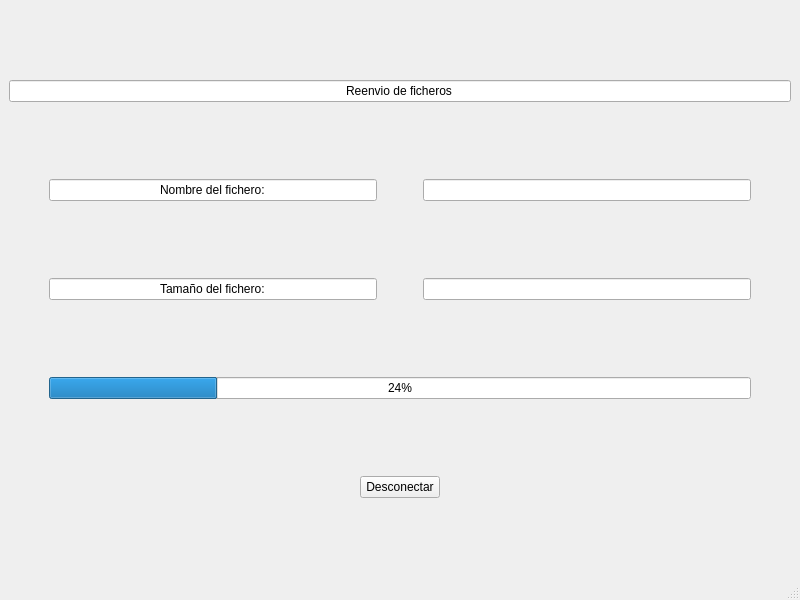
<?xml version="1.0" encoding="UTF-8"?>
<ui version="4.0">
 <class>transfers</class>
 <widget class="QMainWindow" name="transfers">
  <property name="geometry">
   <rect>
    <x>0</x>
    <y>0</y>
    <width>800</width>
    <height>600</height>
   </rect>
  </property>
  <property name="windowTitle">
   <string>MainWindow</string>
  </property>
  <widget class="QWidget" name="centralwidget">
   <layout class="QVBoxLayout" name="verticalLayout">
    <item>
     <widget class="QLineEdit" name="lineEdit">
      <property name="text">
       <string>Reenvio de ficheros</string>
      </property>
      <property name="alignment">
       <set>Qt::AlignCenter</set>
      </property>
      <property name="readOnly">
       <bool>true</bool>
      </property>
     </widget>
    </item>
    <item>
     <layout class="QHBoxLayout" name="horizontalLayout">
      <item>
       <spacer name="horizontalSpacer">
        <property name="orientation">
         <enum>Qt::Horizontal</enum>
        </property>
        <property name="sizeType">
         <enum>QSizePolicy::Fixed</enum>
        </property>
        <property name="sizeHint" stdset="0">
         <size>
          <width>40</width>
          <height>20</height>
         </size>
        </property>
       </spacer>
      </item>
      <item>
       <widget class="QLineEdit" name="lineEdit_2">
        <property name="text">
         <string>Nombre del fichero:</string>
        </property>
        <property name="alignment">
         <set>Qt::AlignCenter</set>
        </property>
        <property name="readOnly">
         <bool>true</bool>
        </property>
       </widget>
      </item>
      <item>
       <spacer name="horizontalSpacer_2">
        <property name="orientation">
         <enum>Qt::Horizontal</enum>
        </property>
        <property name="sizeType">
         <enum>QSizePolicy::Fixed</enum>
        </property>
        <property name="sizeHint" stdset="0">
         <size>
          <width>40</width>
          <height>20</height>
         </size>
        </property>
       </spacer>
      </item>
      <item>
       <widget class="QLineEdit" name="lineEdit_3">
        <property name="alignment">
         <set>Qt::AlignCenter</set>
        </property>
        <property name="readOnly">
         <bool>true</bool>
        </property>
       </widget>
      </item>
      <item>
       <spacer name="horizontalSpacer_3">
        <property name="orientation">
         <enum>Qt::Horizontal</enum>
        </property>
        <property name="sizeType">
         <enum>QSizePolicy::Fixed</enum>
        </property>
        <property name="sizeHint" stdset="0">
         <size>
          <width>40</width>
          <height>20</height>
         </size>
        </property>
       </spacer>
      </item>
     </layout>
    </item>
    <item>
     <layout class="QHBoxLayout" name="horizontalLayout_3">
      <item>
       <spacer name="horizontalSpacer_6">
        <property name="orientation">
         <enum>Qt::Horizontal</enum>
        </property>
        <property name="sizeType">
         <enum>QSizePolicy::Fixed</enum>
        </property>
        <property name="sizeHint" stdset="0">
         <size>
          <width>40</width>
          <height>20</height>
         </size>
        </property>
       </spacer>
      </item>
      <item>
       <widget class="QLineEdit" name="lineEdit_4">
        <property name="text">
         <string>Tamaño del fichero:</string>
        </property>
        <property name="alignment">
         <set>Qt::AlignCenter</set>
        </property>
        <property name="readOnly">
         <bool>true</bool>
        </property>
       </widget>
      </item>
      <item>
       <spacer name="horizontalSpacer_7">
        <property name="orientation">
         <enum>Qt::Horizontal</enum>
        </property>
        <property name="sizeType">
         <enum>QSizePolicy::Fixed</enum>
        </property>
        <property name="sizeHint" stdset="0">
         <size>
          <width>40</width>
          <height>20</height>
         </size>
        </property>
       </spacer>
      </item>
      <item>
       <widget class="QLineEdit" name="lineEdit_5">
        <property name="alignment">
         <set>Qt::AlignCenter</set>
        </property>
        <property name="readOnly">
         <bool>true</bool>
        </property>
       </widget>
      </item>
      <item>
       <spacer name="horizontalSpacer_8">
        <property name="orientation">
         <enum>Qt::Horizontal</enum>
        </property>
        <property name="sizeType">
         <enum>QSizePolicy::Fixed</enum>
        </property>
        <property name="sizeHint" stdset="0">
         <size>
          <width>40</width>
          <height>20</height>
         </size>
        </property>
       </spacer>
      </item>
     </layout>
    </item>
    <item>
     <layout class="QHBoxLayout" name="horizontalLayout_2">
      <item>
       <spacer name="horizontalSpacer_5">
        <property name="orientation">
         <enum>Qt::Horizontal</enum>
        </property>
        <property name="sizeType">
         <enum>QSizePolicy::Fixed</enum>
        </property>
        <property name="sizeHint" stdset="0">
         <size>
          <width>40</width>
          <height>20</height>
         </size>
        </property>
       </spacer>
      </item>
      <item>
       <widget class="QProgressBar" name="progressBar">
        <property name="sizePolicy">
         <sizepolicy hsizetype="Expanding" vsizetype="Fixed">
          <horstretch>0</horstretch>
          <verstretch>0</verstretch>
         </sizepolicy>
        </property>
        <property name="value">
         <number>24</number>
        </property>
       </widget>
      </item>
      <item>
       <spacer name="horizontalSpacer_4">
        <property name="orientation">
         <enum>Qt::Horizontal</enum>
        </property>
        <property name="sizeType">
         <enum>QSizePolicy::Fixed</enum>
        </property>
        <property name="sizeHint" stdset="0">
         <size>
          <width>40</width>
          <height>20</height>
         </size>
        </property>
       </spacer>
      </item>
     </layout>
    </item>
    <item>
     <layout class="QHBoxLayout" name="horizontalLayout_4">
      <item>
       <spacer name="horizontalSpacer_9">
        <property name="orientation">
         <enum>Qt::Horizontal</enum>
        </property>
        <property name="sizeHint" stdset="0">
         <size>
          <width>40</width>
          <height>20</height>
         </size>
        </property>
       </spacer>
      </item>
      <item>
       <widget class="QPushButton" name="pushButton">
        <property name="text">
         <string>Desconectar</string>
        </property>
       </widget>
      </item>
      <item>
       <spacer name="horizontalSpacer_10">
        <property name="orientation">
         <enum>Qt::Horizontal</enum>
        </property>
        <property name="sizeHint" stdset="0">
         <size>
          <width>40</width>
          <height>20</height>
         </size>
        </property>
       </spacer>
      </item>
     </layout>
    </item>
   </layout>
  </widget>
  <widget class="QMenuBar" name="menubar">
   <property name="geometry">
    <rect>
     <x>0</x>
     <y>0</y>
     <width>800</width>
     <height>22</height>
    </rect>
   </property>
  </widget>
  <widget class="QStatusBar" name="statusbar"/>
 </widget>
 <resources/>
 <connections/>
</ui>
